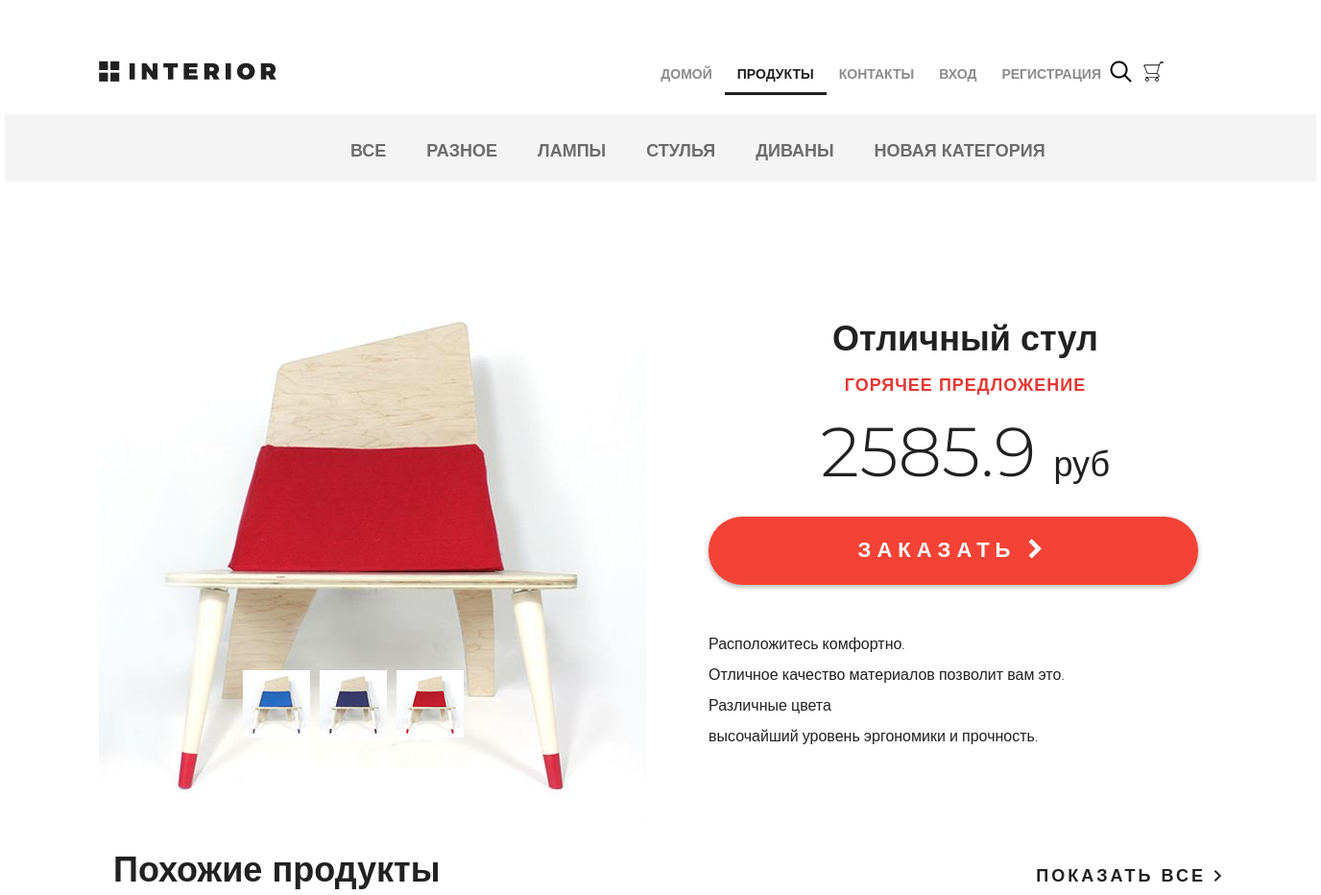
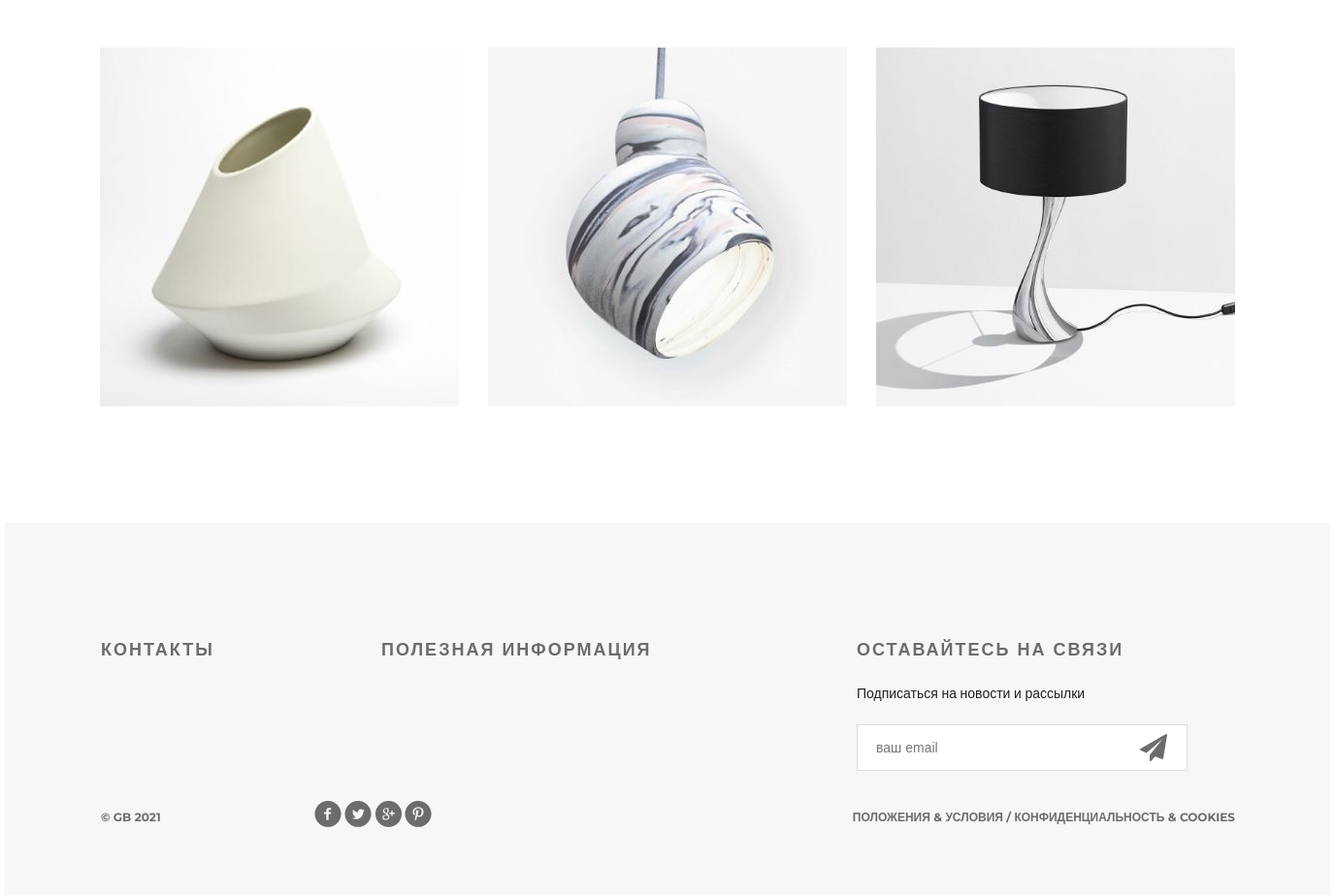
Screenshot of /products/ with the database file from the repository (2 pictures, top to bottom).
### mainapp/models.py (models this page shows, shortened)
class ProductCategory(models.Model):
    name = models.CharField(max_length=32, unique=True, verbose_name="Название категории")
    description = models.TextField(blank=True, verbose_name="Описание категории")
    is_active = models.BooleanField(verbose_name="Активно", default=True)

class Product(models.Model):
    category = models.ForeignKey(ProductCategory, on_delete=models.CASCADE)
    name = models.CharField(max_length=64, verbose_name="Имя товара")
    short_desc = models.CharField(max_length=256, blank=True, verbose_name="Краткое описание товара")
    description = models.TextField(blank=True, verbose_name="Описание товара")
    image = models.ImageField(upload_to="products_previews", blank=True, verbose_name="Картинка товара")
    price = models.DecimalField(max_digits=8, decimal_places=2, verbose_name="Цена товара")
    quantity = models.PositiveSmallIntegerField(default=0, verbose_name="Количество на складе")
    is_active = models.BooleanField(verbose_name="Активно", default=True)

### mainapp/views.py (the view, shortened to what this page needs)
# urls.py: path('products/', include('mainapp.urls', namespace="products")),
def products(request, pk=None):
    ctg_all = {"name": 'все', "pk": 0}
    context = {
        "page": 'products',
        "title": 'товары',
        "categories": [ctg_all] + list(ProductCategory.objects.all()),
        "cur_category": pk,
        "similar": _random_products(3)
    }
    if request.user.is_authenticated:
        context["basket"] = Basket.objects.filter(user=request.user)
    return render(request, 'mainapp/products.html', context=context)

### mainapp/views.py (called while the page is built)
def _random_products(count):
    products_list = list(Product.objects.all())
    random.shuffle(products_list)
    return products_list[:count]

### mainapp/templates/mainapp/products.html (shortened to what this page needs)
{% extends 'mainapp/base.html' %}
{% load static %}
{% block content %}
	<div class="hero-white">
		{% include 'mainapp/includes/inc_nav_menu.html' %}
	</div>
	<div class="details">
		<div class="links clearfix">
			{% include 'mainapp/includes/inc_cat_menu.html' %}
		</div>
		<div class="details-products">
			<div class="details-slider">
				<div class="slider-product">
					<img src={% static 'img/slider1.jpg' %}>
				</div>
				<div class="slider-control">
					<div class="block">
						<a href="#"><img src={% static 'img/controll.jpg' %} alt="">
						</a>
					</div>
					<div class="block">
						<a href="#"><img src={% static 'img/controll1.jpg' %} alt="">
						</a>
					</div>
					<div class="block">
						<a href="#"><img src={% static 'img/controll2.jpg' %} alt="">
						</a>
					</div>
				</div>
			</div>
			<div class="description">
				<h3 class="big-bold">Отличный стул</h3>
				<h3 class="red">горячее предложение</h3>
				<p class="price"> 2585.9 <span>руб</span></p>
				<a href="#" class="red-button">
					заказать <i class="fa fa-chevron-right" aria-hidden="true"></i>
				</a>
				<div class="description-text">
					<p>Расположитесь комфортно.</p>
					<p>Отличное качество материалов
					позволит вам это.</p>
					<p>Различные цвета</p>
					<p>высочайший уровень
					эргономики и прочность.</p>
				</div>
			</div>
		</div>
		<div class="related">
			<div class="title clearfix">
				<h2>Похожие продукты</h2>
				<a class="explore" href={% url 'products:categories' 0 %}>показать все <img src={% static 'img/arrow.png' %} alt=""></a>
			</div>
			<div class="related-products clearfix">
				{% for product in similar%}
				<div class="block">
					<a href="{% url 'products:product' product.pk %}">
						<img src="/media/{{ product.image }}" alt="{{ product.short_desc }}">
					</a>
				</div>
				{% endfor %}
			</div>
		</div>
	</div>
{% endblock %}

### mainapp/templates/mainapp/includes/inc_cat_menu.html
<ul class="links-menu">
    {% for ctg in categories %}
    <li>
        <a href={% url 'products:categories' ctg.pk %} {% if ctg.pk == cur_category %} class="active" {% endif %}>
            {{ ctg.name }}
        </a>
    </li>
    {% endfor %}
</ul>

### static/css/style.css (style rules this page uses)
* { margin: 0; padding: 0; }
body { font-family: 'Montserrat', sans-serif; }
html, body { height: 100%; }
.slider-control .block a img { width: 70px; }
.clearfix:after { content: ""; display: block; clear: both; }
.explore { text-transform: uppercase; color: #212121; font-size: 18px; font-weight: 700; line-height: 24px; text-align: center; float: right; margin-top: 138px; letter-spacing: 3px; text-decoration: none; }
.big-bold { color: #212121; font-size: 36px; font-weight: 700; text-align: left; margin-bottom: 24px; line-height: 36px; }
.title { height: 152px; margin-right: 15px; }
.title h2 { float: left; margin-top: 118px; color: #212121; font-size: 36px; font-weight: 700; text-align: left; margin-left: 15px; }
.red { text-transform: uppercase; color: #e53935; font-size: 18px; font-weight: 700; text-align: left; letter-spacing: 1px; line-height: 17px; margin-bottom: 22px; }
.hero-white { background-color: #fff; height: 119px; padding-left: 98px; padding-right: 211px; position: relative; }
.links { height: 70px; background-color: #f4f4f4; position: relative; padding-left: 360px; }
.links-menu { margin: 27px auto 0px; position: absolute; }
.links-menu li { float: left; list-style-type: none; padding-right: 42px; }
.links-menu li a { text-decoration: none; color: #6c6c6c; font-size: 18px; font-weight: 700; text-transform: uppercase; }
.details-products { padding-left: 98px; padding-right: 98px; margin-top: 98px; height: 551px; }
.details-slider { width: 570px; float: left; margin-right: 30px; }
.slider-product { width: 570px; height: 400px; }
.slider-control { width: 420px; height: 70px; margin: 11px auto 0px; padding-left: 150px }
.slider-control .block { height: 70px; width: 70px; position: relative; float: left; margin-right: 10px; }
.description { width: 535px; float: right; padding-left: 35px }
.description .big-bold { color: #212121; font-size: 36px; font-weight: 700; text-align: center; margin-top: 47px; margin-bottom: 0px; }
.description .red { text-transform: uppercase; color: #e53935; font-size: 18px; font-weight: 700; text-align: center; letter-spacing: 1px; line-height: 17px; margin-top: 23px; margin-bottom: 36px; }
.description .price { color: #212121; font-size: 72px; font-weight: 300; line-height: 48px; text-align: center; }
.description .price span { color: #212121; font-size: 36px; font-weight: 300; line-height: 48px; text-align: center; }
.red-button { display: block; height: 71px; width: 510px; border-radius: 35px; background-color: #f44336; text-align: center; text-transform: uppercase; text-decoration: none; color: #ffffff; font-size: 22px; font-weight: 700; line-height: 24px; box-shadow: 0px 2px 4.85px 0.15px rgba(33, 33, 33, 0.35); line-height: 70px; letter-spacing: 6px; margin-top: 31px; }
.description-text { margin-top: 50px; color: #212121; font-size: 16px; font-weight: 300; line-height: 24px; text-align: left; }
.description-text p { margin-bottom: 0.5em; }
.related { padding: 0px 98px; }
.related .title { height: 143px; margin-right: 0; }
.related .title h2 { margin-top: 45px; }
.related .title .explore { margin-top: 62px; }
.related-products { margin-bottom: 120px; }
.related-products .block a img { float: left; }
.related-products .block { float: left; margin-right: 30px; display: block; height: 370px; width: 370px; position: relative; }
.related-products .block:nth-child(3n) { margin-right: 0px; }

### rows the page displays
ProductCategory: name "РАЗНОЕ"
ProductCategory: name "ЛАМПЫ"
ProductCategory: name "СТУЛЬЯ"
ProductCategory: name "ДИВАНЫ"
ProductCategory: name "НОВАЯ КАТЕГОРИЯ"
Product: image (picture)
Product: image (picture)
Product: image (picture)

### other values shown
{{ ctg.name }} "ВСЕ"
